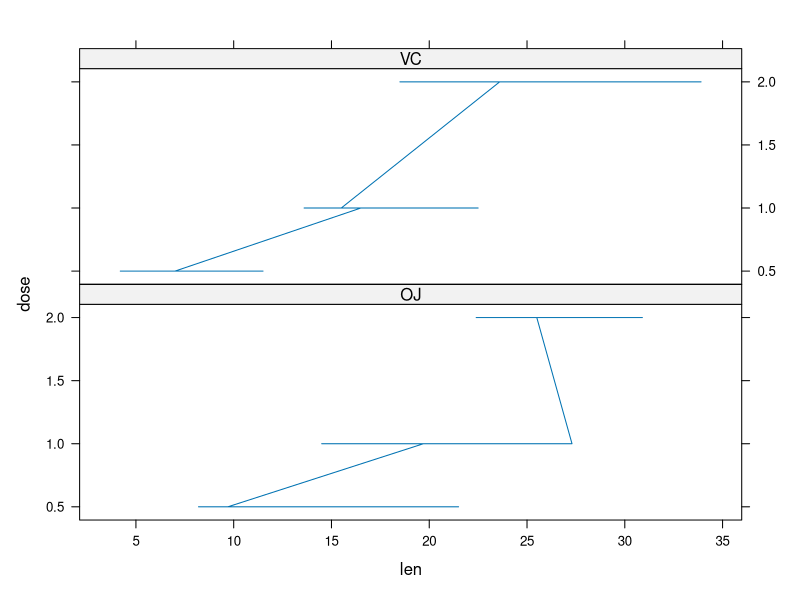

Here is the R script that generated this plot:
## ---- chunk 1
  library(data.table)
  library(lattice)

  # Load the data.
  data("ToothGrowth")
  TG <- data.table(ToothGrowth)
  
  # Let us examine the contents of the data loaded.
  dim(TG)
  str(TG)
  summary(TG)

## ---- chunk 2

    mean(TG$len)
    sd(TG$len)
    
    # Plot the graph grouped by Supplement.
    xyplot(dose ~ len | supp, TG, type = "l", layout = c(1,2))

## ---- chunk 3

    # T-test based on Tooth Growth in length differentiated by supplement.
    t.test(TG$len[TG$supp == "OJ"],TG$len[TG$supp == "VC"], alternative = "greater", 
           paired = FALSE, var.equal = FALSE, conf.level = 0.95)
    
        
## ---- chunk 4
    
    # T-test based on Tooth Growth in length differentiated by dosage .5 & 1
    t.test(TG$len[TG$dose == .5],TG$len[TG$dose == 1], alternative = "less", 
           paired = FALSE, var.equal = FALSE, conf.level = 0.95)
    
    # T-test based on Tooth Growth in length differentiated by dosage  1 & 2
    t.test(TG$len[TG$dose == 1],TG$len[TG$dose == 2], alternative = "less", 
           paired = FALSE, var.equal = FALSE, conf.level = 0.95)
    
